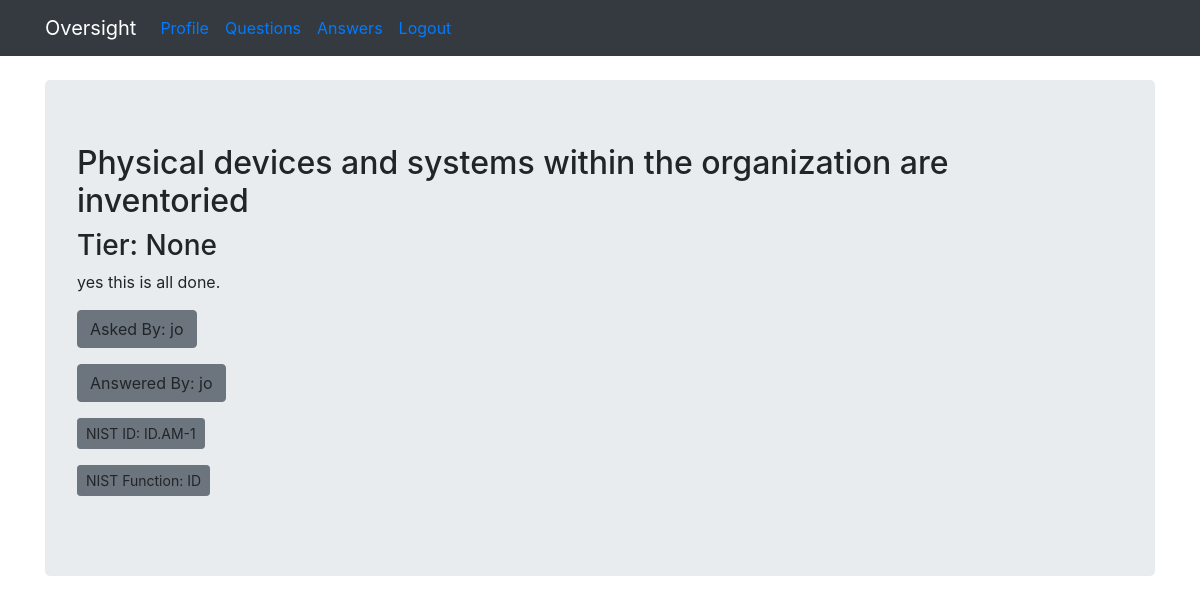
/question/1 (signed in), run on an earlier commit of the app's database.
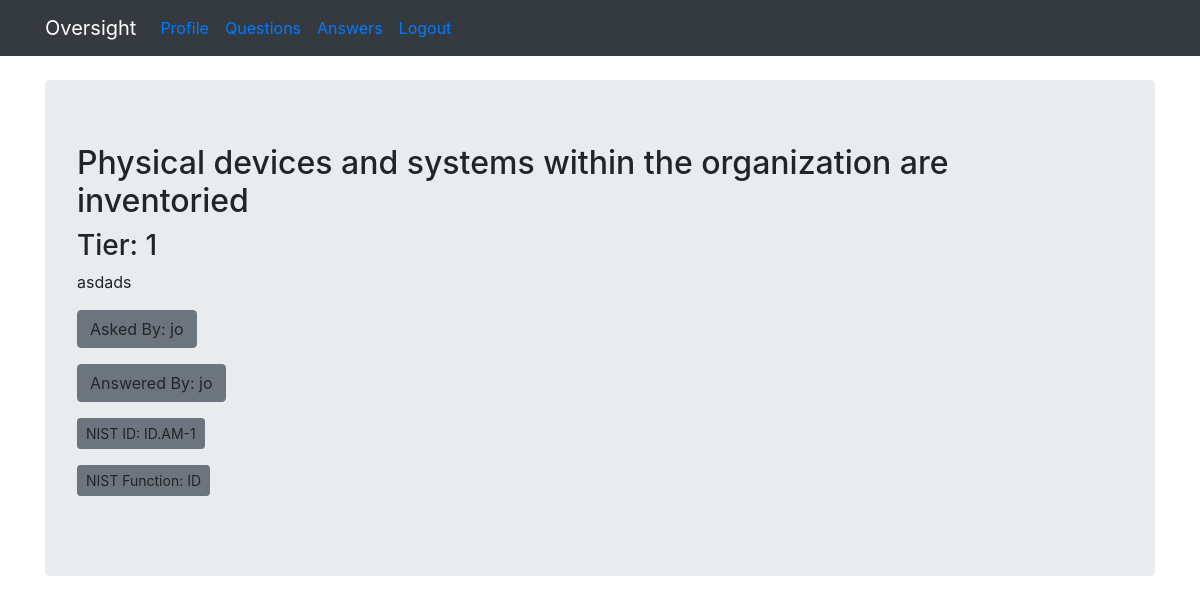
And on a later commit of the database.
### flaskqa/models.py (models this page shows, shortened)
class Question(db.Model):
    id = db.Column(db.Integer, primary_key=True)
    question = db.Column(db.Integer)
    answer = db.Column(db.Integer)
    asked_by_id = db.Column(db.Integer, db.ForeignKey('user.id'))
    expert_id = db.Column(db.Integer, db.ForeignKey('user.id'))
    nist_id = db.Column(db.String)
    nist_function = db.Column(db.String)
    nist_subcategory = db.Column(db.String)
    justification = db.Column(db.Text)

class User(UserMixin, db.Model):
    id = db.Column(db.Integer, primary_key=True)
    name = db.Column(db.String(50))
    password = db.Column(db.String(100))
    expert = db.Column(db.Boolean)
    admin = db.Column(db.Boolean)
    questions_asked = db.relationship(
        'Question',
        foreign_keys='Question.asked_by_id',
        backref='asker',
        lazy=True
    )
    answers_requested = db.relationship(
        'Question',
        foreign_keys='Question.expert_id',
        backref='expert',
        lazy=True
    )
    @property
    def unhashed_password(self):
        raise AttributeError('Cannot view unhashed password!')

### flaskqa/routes/main.py (the view)
@main.route('/question/<int:question_id>', methods=['GET', 'POST'])
@login_required
def question(question_id):
    if not current_user.expert:
        return redirect(url_for('main.index'))
    question = Question.query.get_or_404(question_id)
    if request.method == 'POST':
        question.answer = request.form['answer']
        db.session.commit()
        return redirect(url_for('main.unanswered'))
    context = {
        'question' : question
    }
    return render_template('question.html', **context)

### flaskqa/__init__.py (called while the page is built)
def create_app(config_file='settings.py'):
    app = Flask(__name__)
    app.config.from_pyfile(config_file)
    app.secret_key = b'\x10\x06@.\xcb\xac\xdb\xa7\xe8\x8d\xedi\x80O\ta.\xcc\x8a\x03&\x10C&'
    db.init_app(app)
    login_manager.init_app(app)
    login_manager.login_view = 'auth.login'
    @login_manager.user_loader
    def user_loader(user_id):
        return User.query.get(user_id)
    app.register_blueprint(main)
    app.register_blueprint(auth)
    app.cli.add_command(create_tables)
    return app

### flaskqa/templates/question.html (shortened to what this page needs)
{% extends 'base.html' %}
{% block content %}
<div class="jumbotron">
        <h2>{{ question.question }}</h2>
        <h3>Tier: {{ question.answer }}</h3>
        <p>{{ question.justification }}</p>
        <p><a class="btn btn-secondary btn-md">Asked By: {{ question.asker.name }}</a></p>
        <p><a class="btn btn-secondary btn-md">Answered By: {{ question.expert.name }}</a></p>
        <p><a class="btn btn-secondary btn-sm">NIST ID: {{ question.nist_id }}</a></p>
        <p><a class="btn btn-secondary btn-sm">NIST Function: {{ question.nist_function }}</a></p>
      </div>
{% endblock %}

### flaskqa/templates/base.html (shortened to what this page needs)
<!DOCTYPE html>
<html lang="en">
  <head>
    <link rel="stylesheet" href="https://stackpath.bootstrapcdn.com/bootstrap/4.1.3/css/bootstrap.min.css">
  </head>
  <body>
        <nav class="navbar navbar-expand-md navbar-dark bg-dark mb-4">
      <div class="container">
        <div class="navbar-header">
        <a class="navbar-brand" href="#">Oversight</a>
        </div>
        <div class="collapse navbar-collapse" id="navbarNav">
          <ul class="navbar-nav">
            {% if current_user.is_authenticated %}
              <li class="nav-link"><a href="{{ url_for('main.chart') }}">Profile </a></li>
            {% endif %}
            {% if current_user.is_authenticated and current_user.expert %}
              <li class="nav-link"><a href="{{ url_for('main.unanswered') }}">Questions</a></li>
            {% endif %}
            {% if current_user.is_authenticated %}
              <li class="nav-link"><a href="{{ url_for('main.index') }}">Answers</a></li>
            {% endif %}
            {% if current_user.is_authenticated %}
              <li class="nav-link"><a href="{{ url_for('auth.logout') }}">Logout</a></li>
            {% endif %}
          </ul>
        </div>
      </div>
    </nav>
    <div class="container theme-showcase" role="main">
      {% block content %}{% endblock %}
    </div>
  </body>
</html>

What changed in the data, as far as the page shows it:
changed Question "Physical devices and systems within the organization are inventoried": answer "None" → "1"; justification "yes this is all done." → "asdads"
